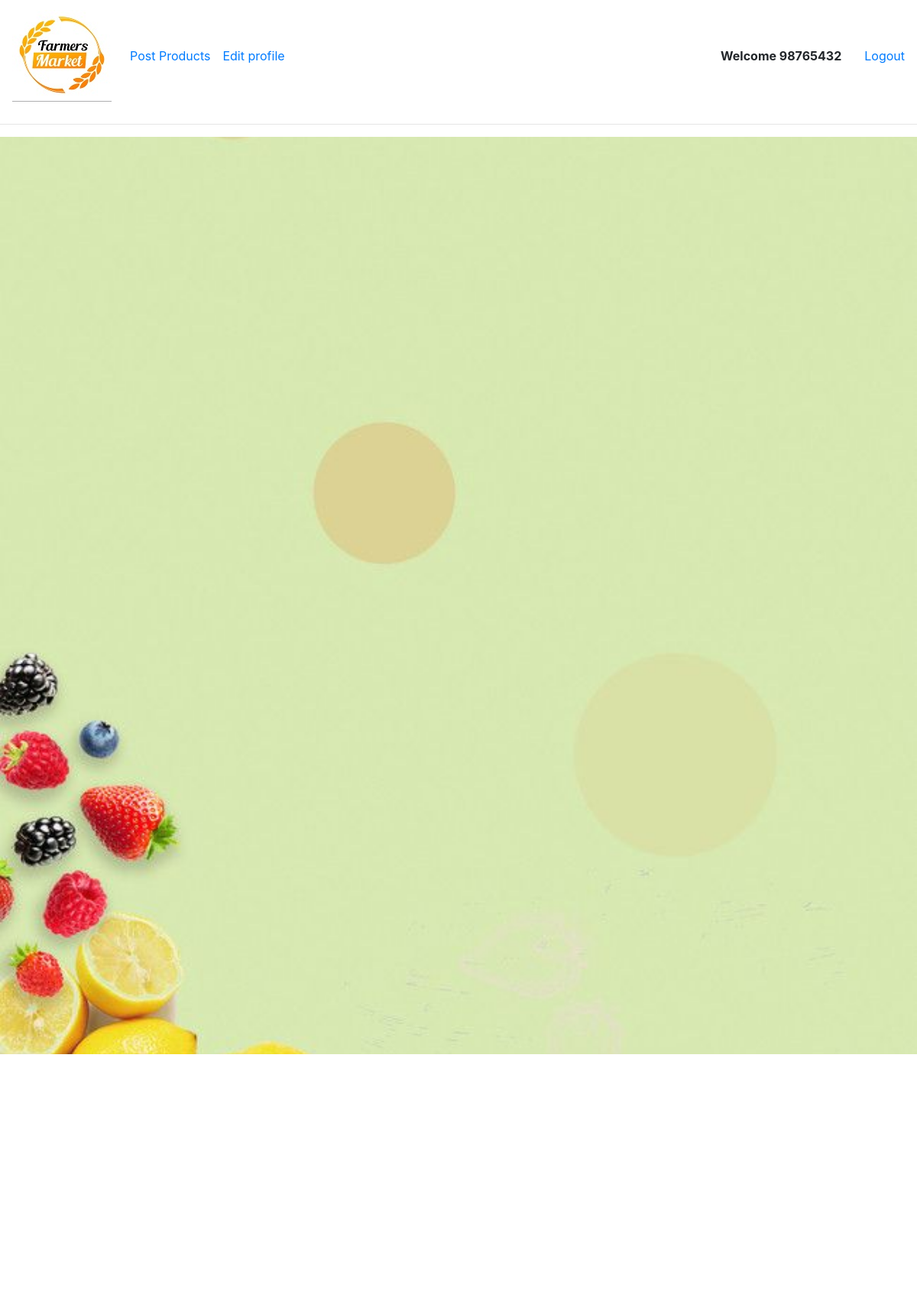
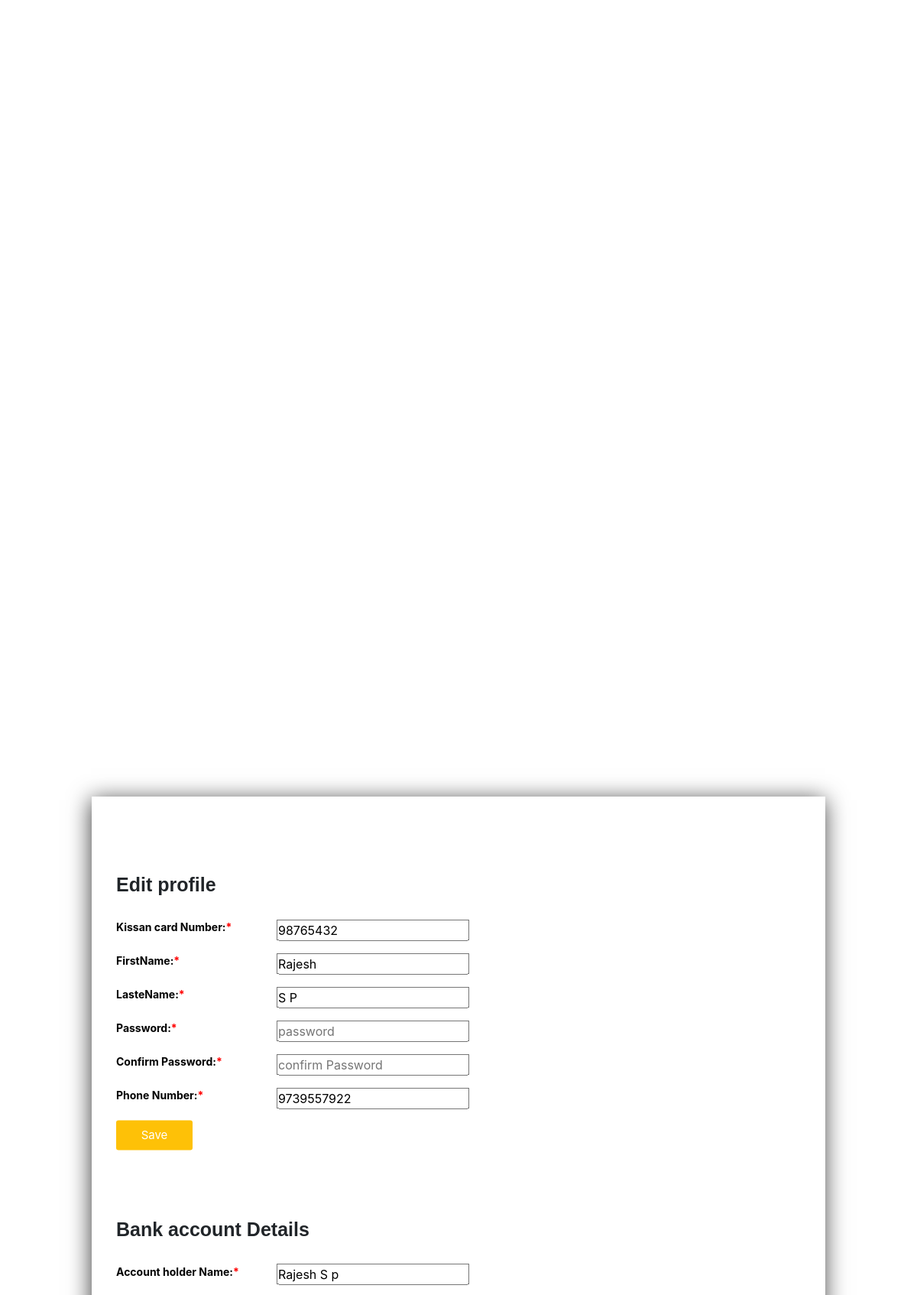
/fedit.php (signed in, upper part), run on the app's committed database (2 pictures, top to bottom).
### tables this page shows
CREATE TABLE `fam_registration` (
  `KCN` int(8) NOT NULL,
  `Fname` varchar(20) NOT NULL,
  `Lname` varchar(20) NOT NULL,
  `Password` varchar(100) NOT NULL,
  `District` varchar(30) NOT NULL,
  `State` varchar(30) NOT NULL,
  `PhoneNum` varchar(10) NOT NULL,
  `PostalCode` int(6) NOT NULL
);

CREATE TABLE `bank_details` (
  `id` int(11) NOT NULL,
  `KCN` int(10) NOT NULL,
  `name` varchar(20) NOT NULL,
  `number` varchar(20) NOT NULL,
  `ifsc` varchar(10) NOT NULL,
  `branch` varchar(20) NOT NULL,
  `Bank_name` varchar(30) NOT NULL
);

### fedit.php (the view, shortened to what this page needs)
<?php
include 'server.php';
$name="select Fname,Lname,PhoneNum from fam_registration where KCN=".$_SESSION["username"]."";
$res=mysqli_query($db, $name);
$user = mysqli_fetch_row($res);
    ?>
<?php
$user_check_query = "SELECT * FROM bank_details WHERE KCN=".$_SESSION["username"]." LIMIT 1";
$result = mysqli_query($db, $user_check_query);
$col = mysqli_fetch_assoc($result);
?>
<!doctype html>
<html lang="en">
<head>
    <link rel="stylesheet" href="https://stackpath.bootstrapcdn.com/bootstrap/4.3.1/css/bootstrap.min.css"
>
    <link rel="stylesheet" href="https://cdnjs.cloudflare.com/ajax/libs/font-awesome/4.7.0/css/font-awesome.min.css">
    <link rel="stylesheet" href="cart.css">
</head>
<body>
    <nav class="navbar navbar-expand-lg" id="navbar">
        <a class="navbar-brand" href="fhome.php"><img id="navbarimg" src="images/logo.png" alt="logo"></a>
        <div class="collapse navbar-collapse" id="navbarNav">
            <ul class="navbar-nav">
                <li class="nav-item active">
                    <a class="nav-link" href="newproducts.php">Post Products<span class="sr-only">(current)</span></a>
                </li>
                <li class="nav-item">
                    <a class="nav-link" href="fedit.php">Edit profile</a>
                </li>
            </ul>
        </div>
        <p style="margin-right:30px; margin-top:15px; font-weight:bold;">
            Welcome<span><?php echo " ".$_SESSION["username"] ?></span></p>
        <a href="logout.php">Logout</a>
    </nav>
    <hr>
    <div class="back-img">
        <div class="wrapper">
            <h3>Edit profile</h3>
            <form action="fedit.php" method="post" class="form">
                <div class="inputfield terms">
                    <label class="label">Kissan card Number:</label>
                    <input type="text" name="username" value="<?php echo $_SESSION['username'];?>" readonly>
                </div>
                <div class="inputfield">
                    <label class="label">FirstName:</label>
                    <input type="text" value="<?php echo $user[0]?>" name="fname" required readonly>
                </div>
                <div class="inputfield">
                    <label class="label" for="lname" ;>LasteName:</label>
                    <input type="text" value="<?php echo $user[1]?>" name="lname" required readonly>
                </div>
                <div class="inputfield">
                    <label class="label" for="password" ;>Password:</label>
                    <input type="password" placeholder="password" name="password" required id="password">
                </div>
                <div class="inputfield">
                    <label class="label" for="cpass" ;>Confirm Password:</label>
                    <input type="password" placeholder="confirm Password" name="cpass" required id="cpass">
                </div>
                <div class="inputfield">
                    <label class="label" for="phone" ;>Phone Number:</label>
                    <input type="text" value="<?php echo $user[2]?>" name="phoneNumber" required id="phoneNumber">
                </div>
                <div class="inputfield">
                    <button type="submit" class="btn" name="change_farmer" style="width:100px">Save</button>
                </div>
            </form>
            <br>
            <br>
            <form action="fedit.php" method="post" class="form">
                <h3>Bank account Details</h3>
                <div class="inputfield">
                    <label class="label" for="fname" ;>Account holder Name:</label>
                    <input type="text" name="Aname" value="<?php echo $col['name']?>" required>
                </div>
            </form>
        </div>
    </div>
    <br>
    <br>
</body>
</html>

### cart.css (style rules this page uses)
* { margin: 0; padding: 0; box-sizing: border-box; }
.back-img { background: url(images/edit.jpg); height: 150vh; background-size: cover; background-position: center; }
.wrapper { position: absolute; top: 30%; left: 50%; transform: translate(-50%,-50%); z-index:999; width: 80%; background:transparent; margin: 500px auto; padding: 60px 32px; background:rgba(255,255,255, 0.04); background-size: cover; background-position: center; box-shadow: -1px 4px 28px 0px rgba(0,0,0, 0.75); }
.wrapper h3 { font-size: 25px; font-weight: 600; margin:10px 0 35px 0; font-family: Verdana, Geneva, Tahoma, sans-serif; margin-top: 40px; margin-bottom: 30px; }
.wrapper .form { width: 100%; }
.wrapper .form .inputfield .label { font-weight:bold; color: black; }
.wrapper .form .inputfield { margin-bottom: 15px; display: flex; align-items: center; }
.wrapper .form .inputfield label { width: 200px; color: #757575; margin-right: 10px; font-size: 14px; }
.label:after { content:"*" ; color:red }
.wrapper .form .inputfield .btn { width: 100%; padding: 8px 10px; font-size: 15px; border: 0px; background: #fec107; color: #fff; cursor: pointer; border-radius: 3px; outline: none; }
.wrapper .form .inputfield:last-child { margin-bottom: 0; }

### style.css (style rules this page uses)
* { margin: 0; padding: 0; box-sizing: border-box; }

### data on the page
fam_registration: fname "Rajesh", lname "S P", phoneNumber "9739557922"
bank_details: Aname "Rajesh S p"

### other printed values
$_SESSION["username"] "98765432"
